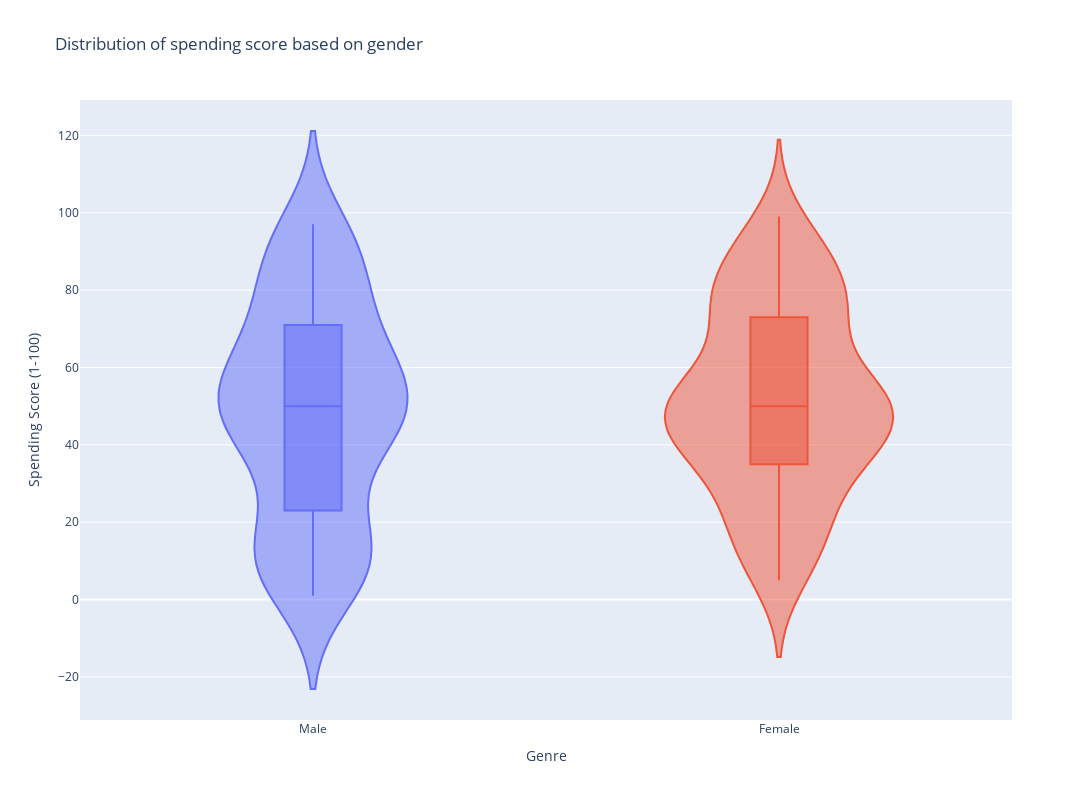

Here is the notebook cell this chart was saved with:
### Markdown cell above
Observando o gráfico nota-se que não existem valores muitos discrepantes de annual income neste dataset. Observando os valores de annual income por gênero nota-se que a média do homem (62,600) é um pouco superior do que a média feminina (60,000).O primeiro quartil para os homens (45,000) é maior que o das mulheres (39,500) indicando que a renda dos homens é um pouco mais concentrada e maior que a das mulheres.

### Code cell
fig = px.violin(df_customers, y="Spending Score (1-100)", x = 'Genre', box=True, 
                width = 1100, height = 800, color = "Genre",
                title = 'Distribution of spending score based on gender')
fig.update_layout(showlegend=False)
fig.show()

### Figure 1 — Plotly figure (JSON) as saved in the notebook; plotly's stock layout.template omitted (floating-point values rounded to 4 significant figures)
{"data": [{"alignmentgroup": "True", "box": {"visible": true}, "hovertemplate": "Genre=%{x}<br>Spending Score (1-100)=%{y}<extra></extra>", "legendgroup": "Male", "marker": {"color": "#636efa"}, "name": "Male", "offsetgroup": "Male", "orientation": "v", "scalegroup": "True", "showlegend": true, "type": "violin", "x": ["Male", "Male", "Male", "Male", "Male", "Male", "Male", "Male", "Male", "Male", "Male", "Male", "Male", "Male", "Male", "Male", "Male", "Male", "Male", "Male", "Male", "Male", "Male", "Male", "Male", "Male", "Male", "Male", "Male", "Male", "Male", "Male", "Male", "Male", "Male", "Male", "Male", "Male", "Male", "Male", "Male", "Male", "Male", "Male", "Male", "Male", "Male", "Male", "Male", "Male", "Male", "Male", "Male", "Male", "Male", "Male", "Male", "Male", "Male", "Male", "Male", "Male", "Male", "Male", "Male", "Male", "Male", "Male", "Male", "Male", "Male", "Male", "Male", "Male", "Male", "Male", "Male", "Male", "Male", "Male", "Male", "Male", "Male", "Male", "Male", "Male", "Male", "Male"], "x0": " ", "xaxis": "x", "y": [39, 81, 3, 14, 13, 79, 66, 29, 35, 73, 73, 82, 61, 4, 4, 92, 92, 36, 60, 60, 41, 46, 46, 56, 55, 51, 59, 59, 55, 47, 54, 48, 51, 55, 41, 46, 41, 49, 52, 42, 49, 59, 55, 56, 46, 43, 48, 52, 46, 56, 91, 35, 95, 11, 75, 9, 75, 5, 73, 10, 93, 12, 97, 36, 90, 17, 88, 1, 1, 5, 26, 20, 63, 13, 75, 10, 92, 15, 69, 14, 90, 15, 97, 68, 8, 74, 18, 83], "y0": " ", "yaxis": "y"}, {"alignmentgroup": "True", "box": {"visible": true}, "hovertemplate": "Genre=%{x}<br>Spending Score (1-100)=%{y}<extra></extra>", "legendgroup": "Female", "marker": {"color": "#EF553B"}, "name": "Female", "offsetgroup": "Female", "orientation": "v", "scalegroup": "True", "showlegend": true, "type": "violin", "x": ["Female", "Female", "Female", "Female", "Female", "Female", "Female", "Female", "Female", "Female", "Female", "Female", "Female", "Female", "Female", "Female", "Female", "Female", "Female", "Female", "Female", "Female", "Female", "Female", "Female", "Female", "Female", "Female", "Female", "Female", "Female", "Female", "Female", "Female", "Female", "Female", "Female", "Female", "Female", "Female", "Female", "Female", "Female", "Female", "Female", "Female", "Female", "Female", "Female", "Female", "Female", "Female", "Female", "Female", "Female", "Female", "Female", "Female", "Female", "Female", "Female", "Female", "Female", "Female", "Female", "Female", "Female", "Female", "Female", "Female", "Female", "Female", "Female", "Female", "Female", "Female", "Female", "Female", "Female", "Female", "Female", "Female", "Female", "Female", "Female", "Female", "Female", "Female", "Female", "Female", "Female", "Female", "Female", "Female", "Female", "Female", "Female", "Female", "Female", "Female", "Female", "Female", "Female", "Female", "Female", "Female", "Female", "Female", "Female", "Female", "Female", "Female"], "x0": " ", "xaxis": "x", "y": [6, 77, 40, 76, 6, 94, 72, 99, 15, 77, 35, 98, 5, 14, 32, 31, 87, 73, 14, 81, 17, 73, 26, 75, 35, 61, 28, 65, 55, 47, 42, 42, 52, 54, 45, 50, 51, 52, 59, 50, 48, 47, 42, 49, 56, 53, 52, 42, 44, 57, 58, 55, 60, 46, 55, 40, 42, 47, 50, 41, 48, 42, 50, 54, 42, 48, 50, 43, 59, 43, 57, 40, 58, 29, 77, 34, 71, 88, 7, 72, 5, 40, 87, 74, 22, 20, 76, 16, 89, 78, 73, 35, 83, 93, 75, 95, 27, 13, 86, 32, 86, 88, 39, 24, 17, 85, 23, 69, 91, 16, 79, 28], "y0": " ", "yaxis": "y"}], "layout": {"height": 800, "legend": {"title": {"text": "Genre"}, "tracegroupgap": 0}, "showlegend": false, "title": {"text": "Distribution of spending score based on gender"}, "violinmode": "overlay", "width": 1100, "xaxis": {"anchor": "y", "categoryarray": ["Male", "Female"], "categoryorder": "array", "domain": [0, 1], "title": {"text": "Genre"}}, "yaxis": {"anchor": "x", "domain": [0, 1], "title": {"text": "Spending Score (1-100)"}}}}
